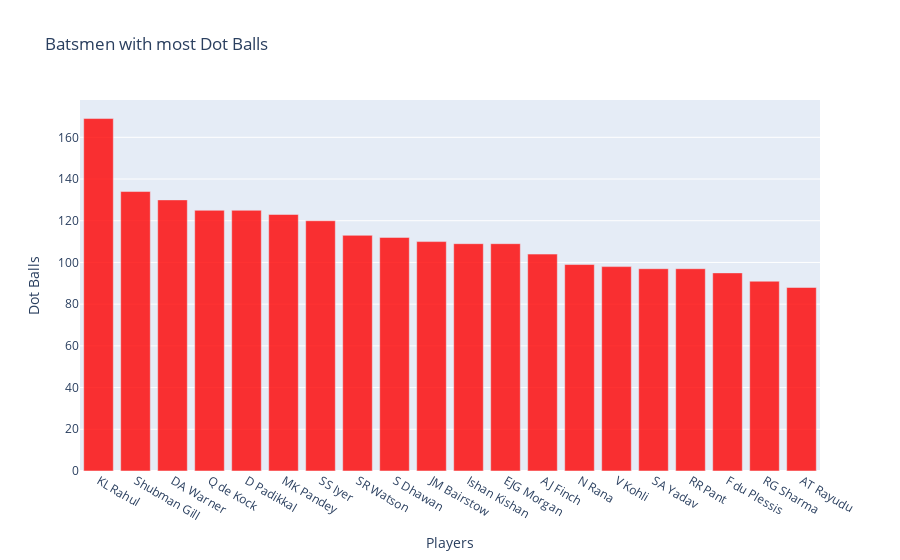

Notebook cell for this chart:
### Code cell
dot_ballpercent=dot_ballpercent.sort_values('Dot Balls',ascending=False).head(20)
trace1 = go.Bar(
    x=dot_ballpercent['Batsman'],
    y=dot_ballpercent['Dot Balls'],
    name='Dot Balls',opacity=0.8,
    marker=dict(color='red'))


data = [trace1]
layout = go.Layout(title="Batsmen with most Dot Balls",barmode='stack',xaxis = dict(tickmode='linear',title= "Players"),
                                    yaxis = dict(title= "Dot Balls"))

fig = go.Figure(data=data, layout=layout)
iplot(fig)

### Figure 1 — Plotly figure (JSON) as saved in the notebook; plotly's stock layout.template omitted (floating-point values rounded to 4 significant figures)
{"data": [{"marker": {"color": "red"}, "name": "Dot Balls", "opacity": 0.8, "type": "bar", "x": ["KL Rahul", "Shubman Gill", "DA Warner", "Q de Kock", "D Padikkal", "MK Pandey", "SS Iyer", "SR Watson", "S Dhawan", "JM Bairstow", "Ishan Kishan", "EJG Morgan", "AJ Finch", "N Rana", "V Kohli", "SA Yadav", "RR Pant", "F du Plessis", "RG Sharma", "AT Rayudu"], "y": [169, 134, 130, 125, 125, 123, 120, 113, 112, 110, 109, 109, 104, 99, 98, 97, 97, 95, 91, 88]}], "layout": {"barmode": "stack", "title": {"text": "Batsmen with most Dot Balls"}, "xaxis": {"tickmode": "linear", "title": {"text": "Players"}}, "yaxis": {"title": {"text": "Dot Balls"}}}}
